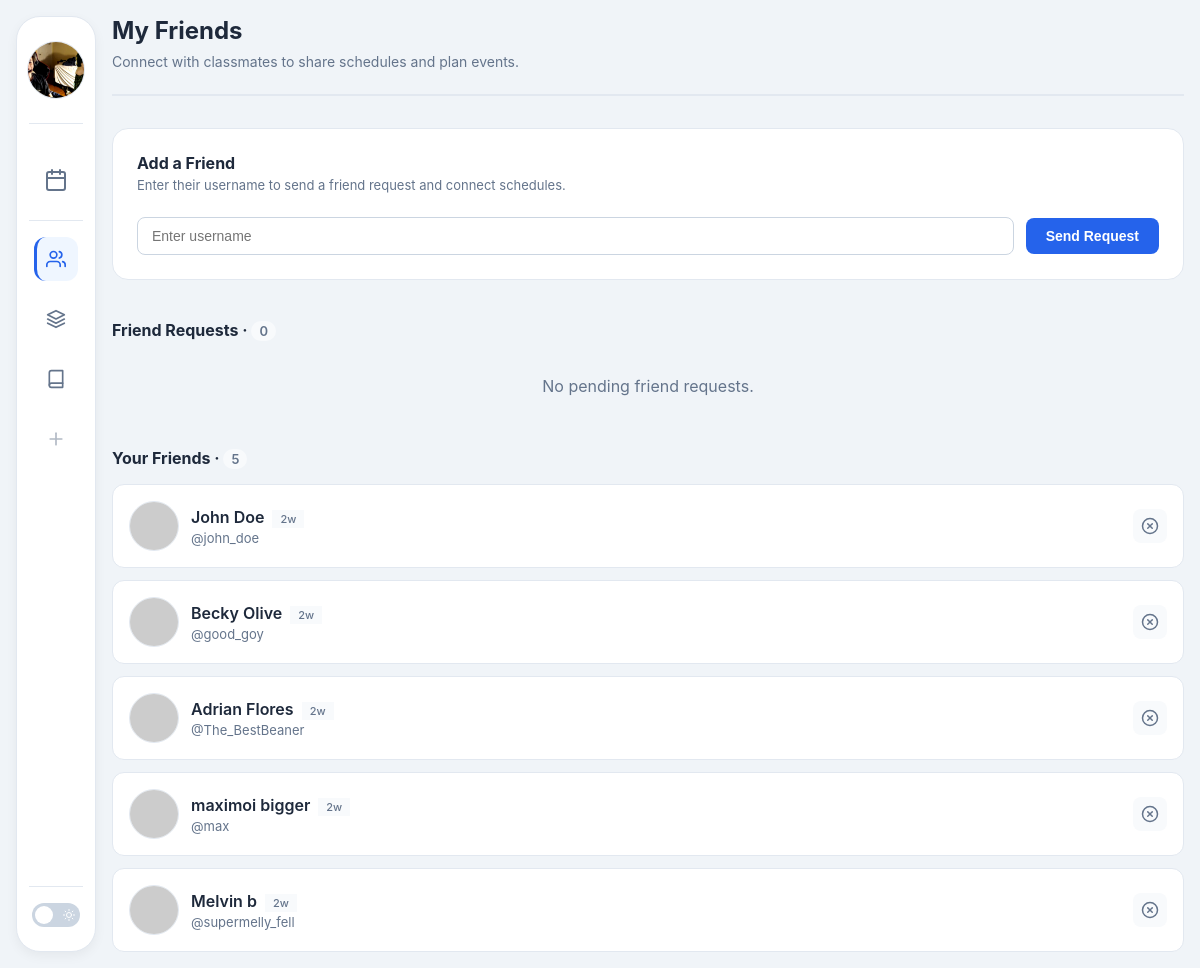
/friends (signed in), run on an earlier commit of the app's database.
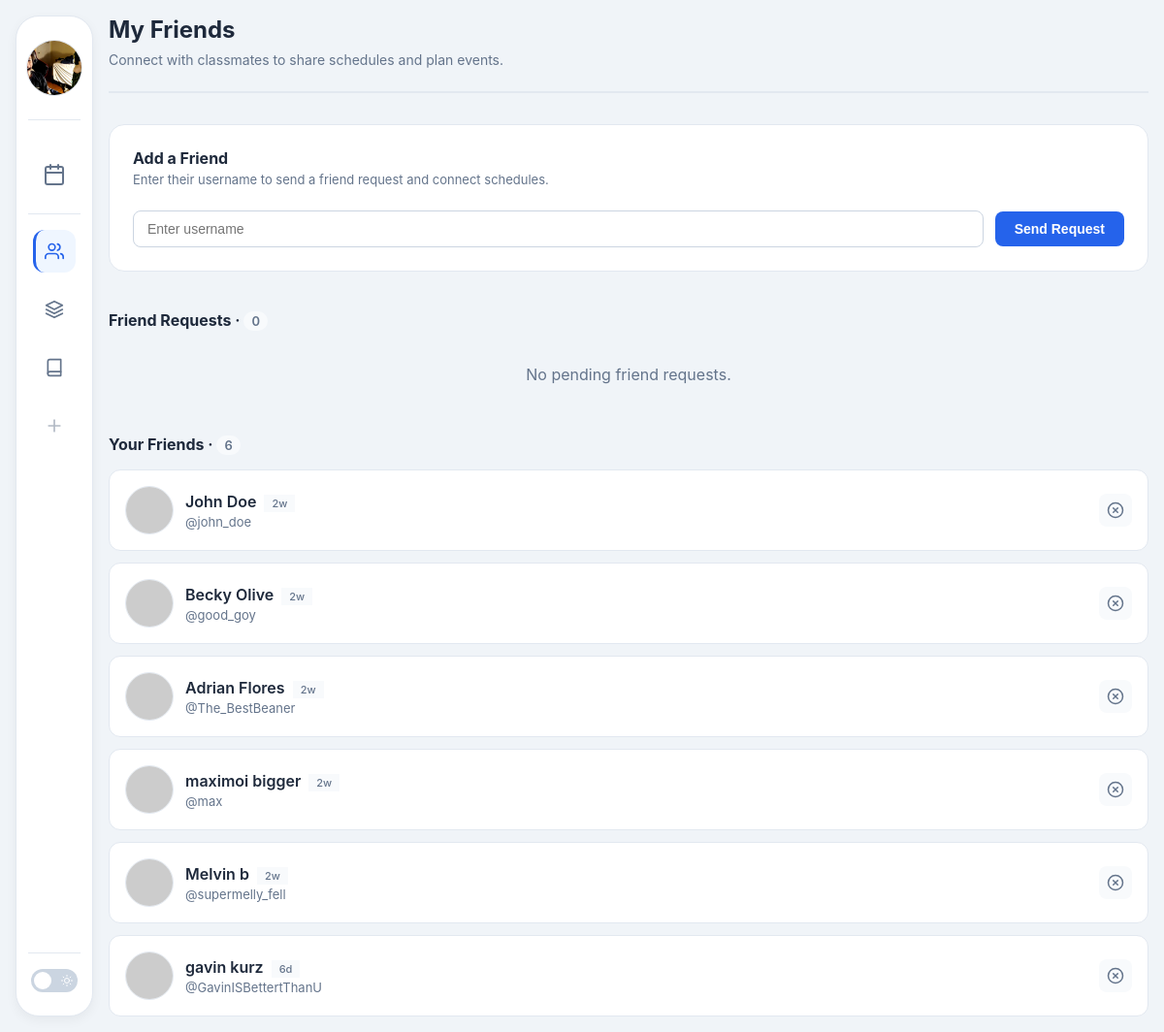
And on a later commit of the database.
### models.py (models this page shows, shortened)
class User(db.Model, UserMixin):
    __tablename__ = "users"
    id = db.Column(db.Integer, primary_key=True, autoincrement=True)
    first_name = db.Column(db.String(25), nullable=False)
    last_name = db.Column(db.String(50), nullable=False)
    username = db.Column(db.String(30), unique=True, nullable=False)
    profile_image = db.Column(db.String(255), nullable=False, default='default.jpg')
    password_hash = db.Column(db.String(255), nullable=False)
    saved_sections = db.relationship(
        "UserCourse", back_populates="user", cascade="all, delete-orphan"
    )
    @property
    def full_name(self) -> str:
        return f"{self.first_name} {self.last_name}"

### app.py (the view, shortened to what this page needs)
@app.route('/friends', methods=['GET', 'POST'])
@login_required
def friends():
    incoming_requests = models.Friendship.query.filter_by(
        receiver_id=current_user.id,
        status='pending'
    ).all()
    accepted_links = models.Friendship.query.filter(
        (models.Friendship.status == 'accepted') &
        or_(
            models.Friendship.requester_id == current_user.id,
            models.Friendship.receiver_id == current_user.id
        )
    ).all()
    friends_list = []
    for link in accepted_links:
        friend_user = link.receiver if link.requester_id == current_user.id else link.requester
        days_as_friends = (datetime.utcnow() - link.created_at).days
        friends_list.append({
            'user': friend_user,
            'friendship': link,
            'days': days_as_friends
        })
    return render_template("friends.html", requests=incoming_requests, friends=friends_list, active_page='friends')

### app.py (called while the page is built)
@login_manager.user_loader
def load_user(user_id):
    return models.User.query.get(int(user_id))

### templates/friends.html (shortened to what this page needs)
{% extends "base.html" %}
{% block content %}
<div class="page-header">
    <h1 class="page-title">My Friends</h1>
    <p class="page-subtitle">Connect with classmates to share schedules and plan events.</p>
</div>
<div class="add-class-section">
    <div style="margin-bottom: 8px;">
        <h3 style="margin:0; font-size:16px;">Add a Friend</h3>
        <p style="margin:4px 0 0; font-size:13px; color:var(--muted);">
            Enter their username to send a friend request and connect schedules.
        </p>
    </div>
    <form method="post" class="form-group">
        <input type="text" name="username" class="form-input" placeholder="Enter username" required>
        <button type="submit" class="btn btn-primary">Send Request</button>
    </form>
</div>
<h3 class="section-title">Friend Requests · <span class="badge">{{ requests|length if requests else 0 }}</span></h3>
{% if requests %}
<div class="card-grid">
    {% for req in requests %}
    <div class="card">
        <div style="display: flex; align-items: center; gap: 12px; margin-bottom: 16px;">
            <div class="user-avatar" style="width: 48px; height: 48px;">
                <img src="{{ url_for('static', filename='profile_pics/' + req.requester.profile_image) }}"
                     alt="{{ req.requester.username }}"
                     style="width: 100%; height: 100%; object-fit: cover;"
                     onerror="this.src='https://ui-avatars.com/api/?name={{ req.requester.first_name }}+{{ req.requester.last_name }}&background=random'">
            </div>
            <div>
                <div style="font-weight: 600;">{{ req.requester.full_name }}</div>
                <div style="font-size: 12px; color: var(--muted);">@{{ req.requester.username }}</div>
            </div>
        </div>
        <div style="display: grid; grid-template-columns: 1fr 1fr; gap: 8px;">
            <a href="{{ url_for('friend_respond', request_id=req.id, action='accept') }}" class="btn btn-primary" style="justify-content: center;">Accept</a>
            <a href="{{ url_for('friend_respond', request_id=req.id, action='decline') }}" class="btn" style="background: var(--hover-bg); color: var(--muted); justify-content: center;">Decline</a>
        </div>
    </div>
    {% endfor %}
</div>
{% else %}
<div class="empty-state" style="padding: 20px; text-align: center;">
    <p style="color: var(--muted); margin: 0;">No pending friend requests.</p>
</div>
{% endif %}
<h3 class="section-title" style="margin-top: 32px;">Your Friends · <span class="badge">{{ friends|length if friends else 0 }}</span></h3>
{% if friends %}
<div class="friends-list">
    {% for friend_data in friends %}
    {% set friend = friend_data.user %}
    {% set friendship = friend_data.friendship %}
    <div class="friend-list-item">
        <div class="friend-info">
            <div class="user-avatar" style="width: 48px; height: 48px;">
                <img src="{{ url_for('static', filename='profile_pics/' + friend.profile_image) }}"
                     alt="{{ friend.username }}"
                     style="width: 100%; height: 100%; object-fit: cover;"
                     onerror="this.src='https://ui-avatars.com/api/?name={{ friend.first_name }}+{{ friend.last_name }}&background=random'">
            </div>
            <div class="friend-details">
                <div class="friend-name">
                    {{ friend.full_name }}
                    <span class="friend-duration-badge">
                        {% set days = friend_data.days %}
                        {% if days == 0 %}
                            Today
                        {% elif days == 1 %}
                            1d
                        {% elif days < 7 %}
                            {{ days }}d
                        {% elif days < 30 %}
                            {{ (days / 7)|int }}w
                        {% elif days < 365 %}
                            {{ (days / 30)|int }}mo
                        {% else %}
                            {{ (days / 365)|int }}y
                        {% endif %}
                    </span>
                </div>
                <div class="friend-username">@{{ friend.username }}</div>
            </div>
        </div>
        <form action="{{ url_for('remove_friend', friend_id=friend.id) }}" method="post" onsubmit="return confirm('Remove {{ friend.full_name }} as a friend?');">
            <button type="submit" class="btn-remove" title="Remove Friend">
                <svg width="18" height="18" viewBox="0 0 24 24" fill="none" stroke="currentColor" stroke-width="2" stroke-linecap="round" stroke-linejoin="round">
                    <circle cx="12" cy="12" r="10"></circle>
                    <line x1="15" y1="9" x2="9" y2="15"></line>
                    <line x1="9" y1="9" x2="15" y2="15"></line>
                </svg>
            </button>
        </form>
    </div>
    {% endfor %}
</div>
{% else %}
<div class="empty-state">
    <p style="color: var(--muted);">You haven't added any friends yet.</p>
</div>
{% endif %}
{% endblock %}

### templates/base.html (shortened to what this page needs)
<!DOCTYPE html>
<html lang="en">
<head>
    <link rel="stylesheet" href="{{ url_for('static', filename='css/shared.css') }}">
</head>
<body>
<div class="layout-wrapper">
    {% if current_user.is_authenticated %}
    <aside class="sidebar">
        <div class="sidebar-header">
            <a href="{{ url_for('me') }}" class="user-profile-link" aria-label="My Profile">
                <div class="user-avatar">
                   <img src="{{ url_for('static', filename='profile_pics/' + current_user.profile_image) }}"
                        alt="Profile"
                        onerror="this.src='https://ui-avatars.com/api/?name={{ current_user.first_name }}+{{ current_user.last_name }}&background=random'">
                </div>
            </a>
        </div>
        <nav class="sidebar-nav">
            <a href="{{ url_for('index') }}" class="nav-item calendar-primary {% if active_page == 'calendar' %}active{% endif %}">
                <span class="icon">
                </span>
            </a>
            <div class="calendar-divider"></div>
            <a href="{{ url_for('friends') }}" class="nav-item {% if active_page == 'friends' %}active{% endif %}">
                <span class="icon">
                </span>
            </a>
            <a href="{{ url_for('groups') }}" class="nav-item {% if active_page == 'groups' %}active{% endif %}">
                <span class="icon">
                     <svg width="20" height="20" viewBox="0 0 24 24" fill="none" stroke="currentColor" stroke-width="2" stroke-linecap="round" stroke-linejoin="round"><polygon points="12 2 2 7 12 12 22 7 12 2"></polygon><polyline points="2 17 12 22 22 17"></polyline><polyline points="2 12 12 17 22 12"></polyline></svg>
                </span>
            </a>
            <a href="{{ url_for('classes') }}" class="nav-item {% if active_page == 'classes' %}active{% endif %}">
                <span class="icon">
                    <svg width="20" height="20" viewBox="0 0 24 24" fill="none" stroke="currentColor" stroke-width="2" stroke-linecap="round" stroke-linejoin="round"><path d="M4 19.5A2.5 2.5 0 0 1 6.5 17H20"></path><path d="M6.5 2H20v20H6.5A2.5 2.5 0 0 1 4 19.5v-15A2.5 2.5 0 0 1 6.5 2z"></path></svg>
                </span>
            </a>
            <div class="nav-item placeholder" title="Coming soon">
                <span class="icon">
                    <svg width="20" height="20" viewBox="0 0 24 24" fill="none" stroke="currentColor" stroke-width="2" stroke-linecap="round" stroke-linejoin="round"><line x1="12" y1="5" x2="12" y2="19"></line><line x1="5" y1="12" x2="19" y2="12"></line></svg>
                </span>
            </div>
        </nav>
        <div class="sidebar-dark-mode-toggle">
            <label class="theme-switch">
                <span class="slider">
                    <span class="icon sun-icon">
                    </span>
                </span>
            </label>
        </div>
    </aside>
    {% endif %}
    <main class="main-content {% block main_class %}{% endblock %}">
        {% block content %}{% endblock %}
    </main>
</div>
</body>
</html>

### templates/friends.html (style rules this page uses)
.friends-list { display: flex; flex-direction: column; gap: 12px; }
.friend-list-item { background: var(--card-bg); border-radius: 12px; padding: 16px; display: flex; justify-content: space-between; align-items: center; transition: all 0.2s; border: 1px solid var(--border-color); }
.friend-info { display: flex; align-items: center; gap: 12px; flex: 1; }
.friend-details { flex: 1; }
.friend-name { font-weight: 600; display: flex; align-items: center; gap: 8px; color: var(--text-color); }
.friend-username { font-size: 13px; color: var(--muted); margin-top: 2px; }
.friend-duration-badge { background: var(--hover-bg); color: var(--muted); font-size: 11px; font-weight: 500; padding: 2px 8px; border-radius: 68; font-size: 11px; margin-top: 4px; }
.btn-remove { background: var(--hover-bg); border: none; border-radius: 8px; padding: 8px; cursor: pointer; color: var(--muted); display: flex; align-items: center; justify-content: center; transition: all 0.2s; }

What changed in the data, as far as the page shows it:
added User: full_name "gavin kurz", username "GavinISBettertThanU"
Also different on the page:
{{ friends|length if friends else 0 }}: "5" → "6"
new list line: "6 d @"
